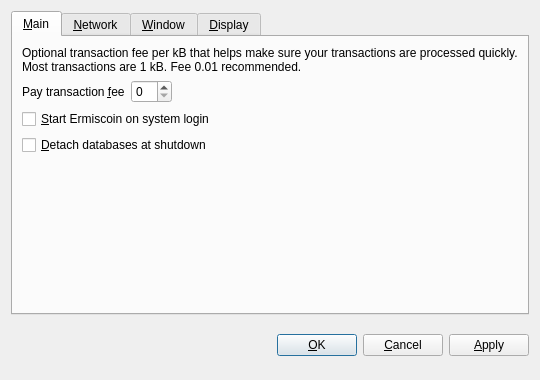
<?xml version="1.0" encoding="UTF-8"?>
<ui version="4.0">
 <class>OptionsDialog</class>
 <widget class="QDialog" name="OptionsDialog">
  <property name="geometry">
   <rect>
    <x>0</x>
    <y>0</y>
    <width>540</width>
    <height>380</height>
   </rect>
  </property>
  <property name="windowTitle">
   <string>Options</string>
  </property>
  <property name="modal">
   <bool>true</bool>
  </property>
  <layout class="QVBoxLayout" name="verticalLayout">
   <item>
    <widget class="QTabWidget" name="tabWidget">
     <property name="tabPosition">
      <enum>QTabWidget::North</enum>
     </property>
     <property name="currentIndex">
      <number>0</number>
     </property>
     <widget class="QWidget" name="tabMain">
      <attribute name="title">
       <string>&amp;Main</string>
      </attribute>
      <layout class="QVBoxLayout" name="verticalLayout_Main">
       <item>
        <widget class="QLabel" name="transactionFeeInfoLabel">
         <property name="text">
          <string>Optional transaction fee per kB that helps make sure your transactions are processed quickly. Most transactions are 1 kB. Fee 0.01 recommended.</string>
         </property>
         <property name="textFormat">
          <enum>Qt::PlainText</enum>
         </property>
         <property name="wordWrap">
          <bool>true</bool>
         </property>
        </widget>
       </item>
       <item>
        <layout class="QHBoxLayout" name="horizontalLayout_Main">
         <item>
          <widget class="QLabel" name="transactionFeeLabel">
           <property name="text">
            <string>Pay transaction &amp;fee</string>
           </property>
           <property name="textFormat">
            <enum>Qt::PlainText</enum>
           </property>
           <property name="buddy">
            <cstring>transactionFee</cstring>
           </property>
          </widget>
         </item>
         <item>
          <widget class="BitcoinAmountField" name="transactionFee"/>
         </item>
         <item>
          <spacer name="horizontalSpacer_Main">
           <property name="orientation">
            <enum>Qt::Horizontal</enum>
           </property>
           <property name="sizeHint" stdset="0">
            <size>
             <width>40</width>
             <height>20</height>
            </size>
           </property>
          </spacer>
         </item>
        </layout>
       </item>
       <item>
        <widget class="QCheckBox" name="bitcoinAtStartup">
         <property name="toolTip">
          <string>Automatically start Ermiscoin after logging in to the system.</string>
         </property>
         <property name="text">
          <string>&amp;Start Ermiscoin on system login</string>
         </property>
        </widget>
       </item>
       <item>
        <widget class="QCheckBox" name="detachDatabases">
         <property name="toolTip">
          <string>Detach block and address databases at shutdown. This means they can be moved to another data directory, but it slows down shutdown. The wallet is always detached.</string>
         </property>
         <property name="text">
          <string>&amp;Detach databases at shutdown</string>
         </property>
        </widget>
       </item>
       <item>
        <spacer name="verticalSpacer_Main">
         <property name="orientation">
          <enum>Qt::Vertical</enum>
         </property>
         <property name="sizeHint" stdset="0">
          <size>
           <width>20</width>
           <height>40</height>
          </size>
         </property>
        </spacer>
       </item>
      </layout>
     </widget>
     <widget class="QWidget" name="tabNetwork">
      <attribute name="title">
       <string>&amp;Network</string>
      </attribute>
      <layout class="QVBoxLayout" name="verticalLayout_Network">
       <item>
        <widget class="QCheckBox" name="mapPortUpnp">
         <property name="toolTip">
          <string>Automatically open the Ermiscoin client port on the router. This only works when your router supports UPnP and it is enabled.</string>
         </property>
         <property name="text">
          <string>Map port using &amp;UPnP</string>
         </property>
        </widget>
       </item>
       <item>
        <widget class="QCheckBox" name="connectSocks">
         <property name="toolTip">
          <string>Connect to the Ermiscoin network through a SOCKS proxy (e.g. when connecting through Tor).</string>
         </property>
         <property name="text">
          <string>&amp;Connect through SOCKS proxy:</string>
         </property>
        </widget>
       </item>
       <item>
        <layout class="QHBoxLayout" name="horizontalLayout_Network">
         <item>
          <widget class="QLabel" name="proxyIpLabel">
           <property name="text">
            <string>Proxy &amp;IP:</string>
           </property>
           <property name="textFormat">
            <enum>Qt::PlainText</enum>
           </property>
           <property name="buddy">
            <cstring>proxyIp</cstring>
           </property>
          </widget>
         </item>
         <item>
          <widget class="QValidatedLineEdit" name="proxyIp">
           <property name="maximumSize">
            <size>
             <width>140</width>
             <height>16777215</height>
            </size>
           </property>
           <property name="toolTip">
            <string>IP address of the proxy (e.g. 127.0.0.1)</string>
           </property>
          </widget>
         </item>
         <item>
          <widget class="QLabel" name="proxyPortLabel">
           <property name="text">
            <string>&amp;Port:</string>
           </property>
           <property name="textFormat">
            <enum>Qt::PlainText</enum>
           </property>
           <property name="buddy">
            <cstring>proxyPort</cstring>
           </property>
          </widget>
         </item>
         <item>
          <widget class="QLineEdit" name="proxyPort">
           <property name="maximumSize">
            <size>
             <width>55</width>
             <height>16777215</height>
            </size>
           </property>
           <property name="toolTip">
            <string>Port of the proxy (e.g. 9050)</string>
           </property>
          </widget>
         </item>
         <item>
          <widget class="QLabel" name="socksVersionLabel">
           <property name="text">
            <string>SOCKS &amp;Version:</string>
           </property>
           <property name="textFormat">
            <enum>Qt::PlainText</enum>
           </property>
           <property name="buddy">
            <cstring>socksVersion</cstring>
           </property>
          </widget>
         </item>
         <item>
          <widget class="QValueComboBox" name="socksVersion">
           <property name="toolTip">
            <string>SOCKS version of the proxy (e.g. 5)</string>
           </property>
          </widget>
         </item>
         <item>
          <spacer name="horizontalSpacer_Network">
           <property name="orientation">
            <enum>Qt::Horizontal</enum>
           </property>
           <property name="sizeHint" stdset="0">
            <size>
             <width>40</width>
             <height>20</height>
            </size>
           </property>
          </spacer>
         </item>
        </layout>
       </item>
       <item>
        <spacer name="verticalSpacer_Network">
         <property name="orientation">
          <enum>Qt::Vertical</enum>
         </property>
         <property name="sizeHint" stdset="0">
          <size>
           <width>20</width>
           <height>40</height>
          </size>
         </property>
        </spacer>
       </item>
      </layout>
     </widget>
     <widget class="QWidget" name="tabWindow">
      <attribute name="title">
       <string>&amp;Window</string>
      </attribute>
      <layout class="QVBoxLayout" name="verticalLayout_Window">
       <item>
        <widget class="QCheckBox" name="minimizeToTray">
         <property name="toolTip">
          <string>Show only a tray icon after minimizing the window.</string>
         </property>
         <property name="text">
          <string>&amp;Minimize to the tray instead of the taskbar</string>
         </property>
        </widget>
       </item>
       <item>
        <widget class="QCheckBox" name="minimizeOnClose">
         <property name="toolTip">
          <string>Minimize instead of exit the application when the window is closed. When this option is enabled, the application will be closed only after selecting Quit in the menu.</string>
         </property>
         <property name="text">
          <string>M&amp;inimize on close</string>
         </property>
        </widget>
       </item>
       <item>
        <spacer name="verticalSpacer_Window">
         <property name="orientation">
          <enum>Qt::Vertical</enum>
         </property>
         <property name="sizeHint" stdset="0">
          <size>
           <width>20</width>
           <height>40</height>
          </size>
         </property>
        </spacer>
       </item>
      </layout>
     </widget>
     <widget class="QWidget" name="tabDisplay">
      <attribute name="title">
       <string>&amp;Display</string>
      </attribute>
      <layout class="QVBoxLayout" name="verticalLayout_Display">
       <item>
        <layout class="QHBoxLayout" name="horizontalLayout_1_Display">
         <item>
          <widget class="QLabel" name="langLabel">
           <property name="text">
            <string>User Interface &amp;language:</string>
           </property>
           <property name="textFormat">
            <enum>Qt::PlainText</enum>
           </property>
           <property name="buddy">
            <cstring>lang</cstring>
           </property>
          </widget>
         </item>
         <item>
          <widget class="QValueComboBox" name="lang">
           <property name="toolTip">
            <string>The user interface language can be set here. This setting will take effect after restarting Ermiscoin.</string>
           </property>
          </widget>
         </item>
        </layout>
       </item>
       <item>
        <layout class="QHBoxLayout" name="horizontalLayout_2_Display">
         <item>
          <widget class="QLabel" name="unitLabel">
           <property name="text">
            <string>&amp;Unit to show amounts in:</string>
           </property>
           <property name="textFormat">
            <enum>Qt::PlainText</enum>
           </property>
           <property name="buddy">
            <cstring>unit</cstring>
           </property>
          </widget>
         </item>
         <item>
          <widget class="QValueComboBox" name="unit">
           <property name="toolTip">
            <string>Choose the default subdivision unit to show in the interface and when sending coins.</string>
           </property>
          </widget>
         </item>
        </layout>
       </item>
       <item>
        <widget class="QCheckBox" name="displayAddresses">
         <property name="toolTip">
          <string>Whether to show Ermiscoin addresses in the transaction list or not.</string>
         </property>
         <property name="text">
          <string>&amp;Display addresses in transaction list</string>
         </property>
        </widget>
       </item>
       <item>
        <widget class="QCheckBox" name="coinControlFeatures">
         <property name="toolTip">
          <string>Whether to show coin control features or not.</string>
         </property>
         <property name="text">
          <string>Display coin &amp;control features (experts only!)</string>
         </property>
        </widget>
       </item>
       <item>
        <spacer name="verticalSpacer_Display">
         <property name="orientation">
          <enum>Qt::Vertical</enum>
         </property>
         <property name="sizeHint" stdset="0">
          <size>
           <width>20</width>
           <height>40</height>
          </size>
         </property>
        </spacer>
       </item>
      </layout>
     </widget>
    </widget>
   </item>
   <item>
    <layout class="QHBoxLayout" name="horizontalLayout_Buttons">
     <item>
      <spacer name="horizontalSpacer_1">
       <property name="orientation">
        <enum>Qt::Horizontal</enum>
       </property>
       <property name="sizeHint" stdset="0">
        <size>
         <width>40</width>
         <height>48</height>
        </size>
       </property>
      </spacer>
     </item>
     <item>
      <widget class="QLabel" name="statusLabel">
       <property name="font">
        <font>
         <weight>75</weight>
         <bold>true</bold>
        </font>
       </property>
       <property name="text">
        <string/>
       </property>
       <property name="textFormat">
        <enum>Qt::PlainText</enum>
       </property>
       <property name="wordWrap">
        <bool>true</bool>
       </property>
      </widget>
     </item>
     <item>
      <spacer name="horizontalSpacer_2">
       <property name="orientation">
        <enum>Qt::Horizontal</enum>
       </property>
       <property name="sizeHint" stdset="0">
        <size>
         <width>40</width>
         <height>48</height>
        </size>
       </property>
      </spacer>
     </item>
     <item>
      <widget class="QPushButton" name="okButton">
       <property name="text">
        <string>&amp;OK</string>
       </property>
      </widget>
     </item>
     <item>
      <widget class="QPushButton" name="cancelButton">
       <property name="text">
        <string>&amp;Cancel</string>
       </property>
       <property name="autoDefault">
        <bool>false</bool>
       </property>
      </widget>
     </item>
     <item>
      <widget class="QPushButton" name="applyButton">
       <property name="text">
        <string>&amp;Apply</string>
       </property>
       <property name="autoDefault">
        <bool>false</bool>
       </property>
      </widget>
     </item>
    </layout>
   </item>
  </layout>
 </widget>
 <customwidgets>
  <customwidget>
   <class>BitcoinAmountField</class>
   <extends>QSpinBox</extends>
   <header>bitcoinamountfield.h</header>
  </customwidget>
  <customwidget>
   <class>QValueComboBox</class>
   <extends>QComboBox</extends>
   <header>qvaluecombobox.h</header>
  </customwidget>
  <customwidget>
   <class>QValidatedLineEdit</class>
   <extends>QLineEdit</extends>
   <header>qvalidatedlineedit.h</header>
  </customwidget>
 </customwidgets>
 <resources/>
 <connections/>
</ui>
